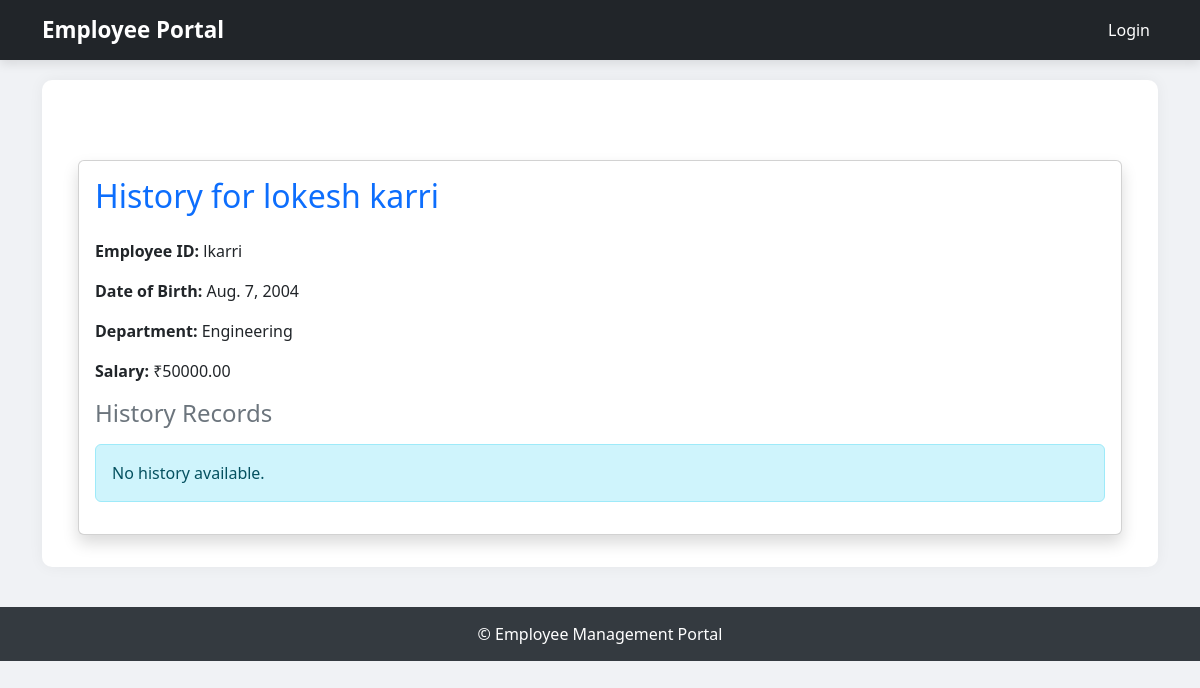
/history/5/, run on the app's committed database.
### employees/models.py (models this page shows, shortened)
class Employee(models.Model):
    employee_id = models.CharField(max_length=10, unique=True, default=generate_employee_id)
    first_name = models.CharField(max_length=50)
    last_name = models.CharField(max_length=50)
    middle_name = models.CharField(max_length=50, blank=True, null=True)
    login_id = models.CharField(max_length=50, unique=True, blank=True)
    date_of_birth = models.DateField()
    department = models.CharField(max_length=20, choices=DEPARTMENTS)
    salary = models.DecimalField(max_digits=10, decimal_places=2)
    permanent_address = models.TextField()
    current_address = models.TextField()
    id_proof = models.FileField(
    upload_to='id_proofs/',
    validators=[FileExtensionValidator(['pdf'])],
    blank=True,
    null=True
)

### employees/views.py (the view)
# urls.py: path('history/<int:pk>/', views.employee_history, name='employee_history'),
def employee_history(request, pk):
    employee = get_object_or_404(Employee, pk=pk)
    history_records = []
    return render(request, 'employee_history.html', {
        'employee': employee,
        'history_records': history_records,
    })

### employees/templates/employee_history.html
{% extends 'base.html' %}
{% block content %}
<div class="container mt-5">
  <div class="card shadow rounded">
    <div class="card-body">
      <h2 class="card-title mb-4 text-primary">History for {{ employee.first_name }} {{ employee.last_name }}</h2>
      <div class="mb-3">
        <p><strong>Employee ID:</strong> {{ employee.login_id }}</p>
        <p><strong>Date of Birth:</strong> {{ employee.date_of_birth }}</p>
        <p><strong>Department:</strong> {{ employee.department }}</p>
        <p><strong>Salary:</strong> ₹{{ employee.salary }}</p>
      </div>
      <h4 class="text-secondary">History Records</h4>
      {% if history_records %}
        <ul class="list-group">
          {% for record in history_records %}
            <li class="list-group-item">{{ record }}</li>
          {% endfor %}
        </ul>
      {% else %}
        <div class="alert alert-info mt-3">No history available.</div>
      {% endif %}
    </div>
  </div>
</div>
{% endblock %}

### employees/templates/base.html (style rules this page uses)
body { background-color: #f0f2f5; font-family: 'Segoe UI', sans-serif; }

### data on the page
Employee: first_name "lokesh", last_name "karri", login_id "lkarri", date_of_birth "Aug. 7, 2004", department "Engineering", salary "50000.00"
